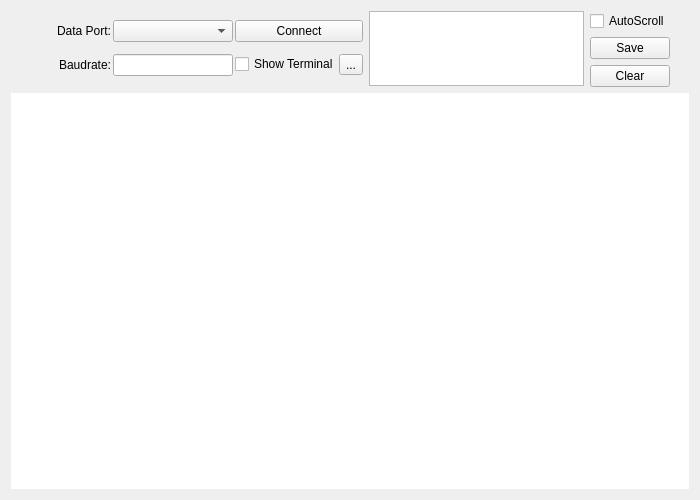
<?xml version="1.0" encoding="UTF-8"?>
<ui version="4.0">
 <class>ViewerWidget</class>
 <widget class="QWidget" name="ViewerWidget">
  <property name="enabled">
   <bool>true</bool>
  </property>
  <property name="geometry">
   <rect>
    <x>0</x>
    <y>0</y>
    <width>700</width>
    <height>500</height>
   </rect>
  </property>
  <property name="sizePolicy">
   <sizepolicy hsizetype="Preferred" vsizetype="Preferred">
    <horstretch>0</horstretch>
    <verstretch>0</verstretch>
   </sizepolicy>
  </property>
  <property name="minimumSize">
   <size>
    <width>700</width>
    <height>500</height>
   </size>
  </property>
  <property name="mouseTracking">
   <bool>true</bool>
  </property>
  <property name="windowTitle">
   <string>Form</string>
  </property>
  <layout class="QGridLayout" name="gridLayout">
   <item row="2" column="5">
    <layout class="QHBoxLayout" name="Layout_main">
     <item>
      <layout class="QGridLayout" name="Layout_mainOptions">
       <property name="horizontalSpacing">
        <number>2</number>
       </property>
       <property name="verticalSpacing">
        <number>3</number>
       </property>
       <item row="0" column="2">
        <widget class="QPushButton" name="pushButton_Connect">
         <property name="sizePolicy">
          <sizepolicy hsizetype="Fixed" vsizetype="Fixed">
           <horstretch>0</horstretch>
           <verstretch>0</verstretch>
          </sizepolicy>
         </property>
         <property name="minimumSize">
          <size>
           <width>100</width>
           <height>0</height>
          </size>
         </property>
         <property name="maximumSize">
          <size>
           <width>150</width>
           <height>16777215</height>
          </size>
         </property>
         <property name="text">
          <string>Connect</string>
         </property>
        </widget>
       </item>
       <item row="1" column="1">
        <widget class="QLineEdit" name="lineEdit_baudrate">
         <property name="sizePolicy">
          <sizepolicy hsizetype="Preferred" vsizetype="Fixed">
           <horstretch>0</horstretch>
           <verstretch>0</verstretch>
          </sizepolicy>
         </property>
         <property name="minimumSize">
          <size>
           <width>120</width>
           <height>0</height>
          </size>
         </property>
         <property name="maximumSize">
          <size>
           <width>120</width>
           <height>16777215</height>
          </size>
         </property>
        </widget>
       </item>
       <item row="0" column="1">
        <widget class="QComboBox" name="comboBox_port">
         <property name="sizePolicy">
          <sizepolicy hsizetype="Preferred" vsizetype="Fixed">
           <horstretch>0</horstretch>
           <verstretch>0</verstretch>
          </sizepolicy>
         </property>
         <property name="minimumSize">
          <size>
           <width>120</width>
           <height>0</height>
          </size>
         </property>
         <property name="maximumSize">
          <size>
           <width>120</width>
           <height>16777215</height>
          </size>
         </property>
        </widget>
       </item>
       <item row="0" column="0">
        <widget class="QLabel" name="Label_portSelect">
         <property name="enabled">
          <bool>true</bool>
         </property>
         <property name="sizePolicy">
          <sizepolicy hsizetype="Preferred" vsizetype="Preferred">
           <horstretch>0</horstretch>
           <verstretch>0</verstretch>
          </sizepolicy>
         </property>
         <property name="minimumSize">
          <size>
           <width>70</width>
           <height>0</height>
          </size>
         </property>
         <property name="maximumSize">
          <size>
           <width>200</width>
           <height>20</height>
          </size>
         </property>
         <property name="text">
          <string>Data Port:</string>
         </property>
         <property name="alignment">
          <set>Qt::AlignRight|Qt::AlignTrailing|Qt::AlignVCenter</set>
         </property>
        </widget>
       </item>
       <item row="1" column="0">
        <widget class="QLabel" name="Label_baudrate">
         <property name="enabled">
          <bool>true</bool>
         </property>
         <property name="sizePolicy">
          <sizepolicy hsizetype="Preferred" vsizetype="Preferred">
           <horstretch>0</horstretch>
           <verstretch>0</verstretch>
          </sizepolicy>
         </property>
         <property name="minimumSize">
          <size>
           <width>100</width>
           <height>0</height>
          </size>
         </property>
         <property name="maximumSize">
          <size>
           <width>200</width>
           <height>20</height>
          </size>
         </property>
         <property name="text">
          <string>Baudrate:</string>
         </property>
         <property name="alignment">
          <set>Qt::AlignRight|Qt::AlignTrailing|Qt::AlignVCenter</set>
         </property>
        </widget>
       </item>
       <item row="1" column="2">
        <layout class="QVBoxLayout" name="verticalLayout">
         <item>
          <layout class="QHBoxLayout" name="horizontalLayout_3">
           <item>
            <widget class="QCheckBox" name="checkBox_Terminal">
             <property name="sizePolicy">
              <sizepolicy hsizetype="Fixed" vsizetype="Fixed">
               <horstretch>0</horstretch>
               <verstretch>0</verstretch>
              </sizepolicy>
             </property>
             <property name="text">
              <string>Show Terminal</string>
             </property>
            </widget>
           </item>
           <item>
            <widget class="QToolButton" name="toolButton">
             <property name="text">
              <string>...</string>
             </property>
            </widget>
           </item>
          </layout>
         </item>
        </layout>
       </item>
      </layout>
     </item>
     <item>
      <widget class="QTextEdit" name="terminal">
       <property name="enabled">
        <bool>true</bool>
       </property>
       <property name="sizePolicy">
        <sizepolicy hsizetype="Preferred" vsizetype="Preferred">
         <horstretch>1</horstretch>
         <verstretch>0</verstretch>
        </sizepolicy>
       </property>
       <property name="minimumSize">
        <size>
         <width>215</width>
         <height>0</height>
        </size>
       </property>
       <property name="maximumSize">
        <size>
         <width>215</width>
         <height>75</height>
        </size>
       </property>
       <property name="cursor" stdset="0">
        <cursorShape>IBeamCursor</cursorShape>
       </property>
       <property name="mouseTracking">
        <bool>true</bool>
       </property>
       <property name="contextMenuPolicy">
        <enum>Qt::NoContextMenu</enum>
       </property>
       <property name="acceptDrops">
        <bool>false</bool>
       </property>
       <property name="styleSheet">
        <string notr="true">background-color: rgb(36, 36, 36);
color: rgb(226, 226, 226);
disabled {background-color: rgb(0, 0, 0); }
</string>
       </property>
       <property name="frameShape">
        <enum>QFrame::StyledPanel</enum>
       </property>
       <property name="frameShadow">
        <enum>QFrame::Sunken</enum>
       </property>
       <property name="lineWidth">
        <number>10</number>
       </property>
       <property name="midLineWidth">
        <number>10</number>
       </property>
       <property name="verticalScrollBarPolicy">
        <enum>Qt::ScrollBarAlwaysOff</enum>
       </property>
       <property name="horizontalScrollBarPolicy">
        <enum>Qt::ScrollBarAlwaysOff</enum>
       </property>
       <property name="sizeAdjustPolicy">
        <enum>QAbstractScrollArea::AdjustIgnored</enum>
       </property>
       <property name="autoFormatting">
        <set>QTextEdit::AutoNone</set>
       </property>
       <property name="tabChangesFocus">
        <bool>true</bool>
       </property>
       <property name="lineWrapMode">
        <enum>QTextEdit::WidgetWidth</enum>
       </property>
       <property name="readOnly">
        <bool>true</bool>
       </property>
       <property name="acceptRichText">
        <bool>false</bool>
       </property>
       <property name="textInteractionFlags">
        <set>Qt::NoTextInteraction</set>
       </property>
      </widget>
     </item>
     <item>
      <layout class="QVBoxLayout" name="Layout_terminalOptions">
       <item>
        <widget class="QCheckBox" name="checkbox_Autoscroll">
         <property name="text">
          <string>AutoScroll</string>
         </property>
        </widget>
       </item>
       <item>
        <widget class="QPushButton" name="pushButton_saveTerminal">
         <property name="text">
          <string>Save</string>
         </property>
        </widget>
       </item>
       <item>
        <widget class="QPushButton" name="pushButton_clearTerminal">
         <property name="text">
          <string>Clear</string>
         </property>
        </widget>
       </item>
      </layout>
     </item>
     <item>
      <spacer name="horizontalSpacer">
       <property name="orientation">
        <enum>Qt::Horizontal</enum>
       </property>
       <property name="sizeHint" stdset="0">
        <size>
         <width>40</width>
         <height>20</height>
        </size>
       </property>
      </spacer>
     </item>
    </layout>
   </item>
   <item row="3" column="5" rowspan="2">
    <widget class="MplWidget" name="widget_Mpl" native="true">
     <property name="sizePolicy">
      <sizepolicy hsizetype="Expanding" vsizetype="Expanding">
       <horstretch>0</horstretch>
       <verstretch>15</verstretch>
      </sizepolicy>
     </property>
     <property name="layoutDirection">
      <enum>Qt::LeftToRight</enum>
     </property>
     <property name="autoFillBackground">
      <bool>false</bool>
     </property>
     <property name="styleSheet">
      <string notr="true">background-color: rgb(255, 255, 255);
color: rgb(255, 255, 255);</string>
     </property>
    </widget>
   </item>
  </layout>
 </widget>
 <customwidgets>
  <customwidget>
   <class>MplWidget</class>
   <extends>QWidget</extends>
   <header location="global">mplWidget.h</header>
   <container>1</container>
  </customwidget>
 </customwidgets>
 <resources/>
 <connections/>
</ui>
